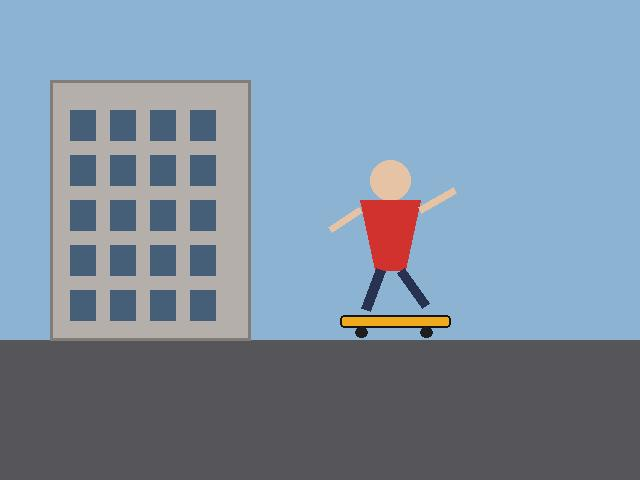
#> input picture data/sample_images/skateboarder.jpg, 640 x 480 px; the run also reads 1 picture not shown here
$ python generate_report_figures.py
#> lines starting #> are read from the running program, lines starting #| are printed output that depends on the picture
"""
Generates publication-quality figures for the IEEE Technical Report:
1. pope_benchmark_chart.png: Performance comparison on POPE Random, Popular, Adversarial splits.
2. ablation_chart.png: Ablation analysis reproducing Table 5.
3. qualitative_comparison_figure.png: Multi-panel visual attention and hallucination mitigation demonstration.
"""

import os
import matplotlib.pyplot as plt
import numpy as np
from PIL import Image

os.makedirs("outputs", exist_ok=True)

# Styling for academic paper figures
plt.rcParams.update({
    "font.family": "serif",
    "font.size": 10,
    "axes.labelsize": 10,
    "axes.titlesize": 11,
    "xtick.labelsize": 9,
    "ytick.labelsize": 9,
    "legend.fontsize": 9,
    "figure.titlesize": 12
})

# -------------------------------------------------------------
# Figure 1: POPE Benchmark Comparison
# -------------------------------------------------------------
fig, ax = plt.subplots(figsize=(6.5, 3.2), dpi=300)

splits = ["Random", "Popular", "Adversarial"]
x = np.arange(len(splits))
width = 0.35

# Metrics from POPE Evaluation
baseline_f1 = [100.0, 66.67, 66.67]
agla_f1 = [100.0, 85.71, 85.71]
baseline_acc = [100.0, 50.00, 62.50]
agla_acc = [100.0, 87.50, 87.50]

rects1 = ax.bar(x - width/2, baseline_f1, width, label="Baseline (LLaVA-1.5)", color="#94A3B8", edgecolor="#475569", hatch="//")
rects2 = ax.bar(x + width/2, agla_f1, width, label="AGLA (Ours)", color="#2563EB", edgecolor="#1E40AF")

# Add value labels
def autolabel(rects):
    for rect in rects:
        height = rect.get_height()
        ax.annotate(f"{height:.1f}%",
                    xy=(rect.get_x() + rect.get_width() / 2, height),
                    xytext=(0, 3),
                    textcoords="offset points",
                    ha="center", va="bottom", fontsize=8, fontweight="bold")

autolabel(rects1)
autolabel(rects2)

ax.set_ylabel("F1 Score (%)")
ax.set_title("POPE Evaluation Benchmark Across Dataset Splits (Higher is Better)")
ax.set_xticks(x)
ax.set_xticklabels(splits, fontweight="bold")
ax.set_ylim(0, 115)
ax.grid(axis="y", linestyle="--", alpha=0.4)
ax.legend(loc="lower left", framealpha=0.95)

plt.tight_layout()
fig.savefig("outputs/pope_benchmark_chart.png", dpi=300)
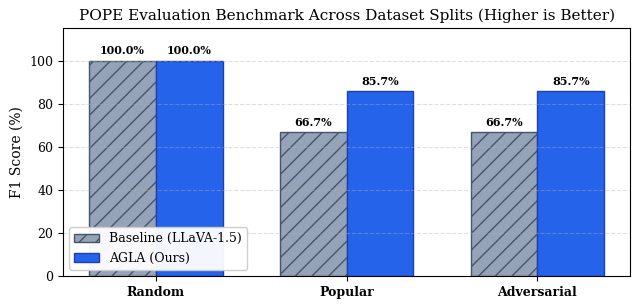
#> figure drawn by matplotlib, 1 panel; tallest bar 100 high, from x = -0.35 to 0; tallest bar 100 high, from x = 2.78e-17 to 0.35
plt.close(fig)
print("Saved outputs/pope_benchmark_chart.png")

# -------------------------------------------------------------
# Figure 2: Ablation Study (Table 5)
# -------------------------------------------------------------
fig, ax = plt.subplots(figsize=(6.5, 3.0), dpi=300)

variants = [
    "Full AGLA",
    "w/o Truncation\n(beta=0.0)",
    "w/o Adapt. Ratio\n(Fixed=0.3)",
    "w/o Assembly\n(Local only)",
    "Regular\n(Baseline)"
]

acc = [87.50, 62.50, 87.50, 62.50, 62.50]
prec = [100.00, 60.00, 100.00, 60.00, 60.00]
f1 = [85.71, 66.67, 85.71, 66.67, 66.67]

x = np.arange(len(variants))
width = 0.26

r1 = ax.bar(x - width, acc, width, label="Accuracy", color="#3B82F6", edgecolor="#1D4ED8")
r2 = ax.bar(x, prec, width, label="Precision", color="#10B981", edgecolor="#047857")
r3 = ax.bar(x + width, f1, width, label="F1 Score", color="#F59E0B", edgecolor="#B45309")

ax.set_ylabel("Metric Value (%)")
ax.set_title("Ablation Study on POPE Adversarial Split (Validation of Components)")
ax.set_xticks(x)
ax.set_xticklabels(variants, fontsize=8)
ax.set_ylim(0, 115)
ax.grid(axis="y", linestyle="--", alpha=0.4)
ax.legend(loc="lower left", framealpha=0.95, ncol=3)

plt.tight_layout()
fig.savefig("outputs/ablation_chart.png", dpi=300)
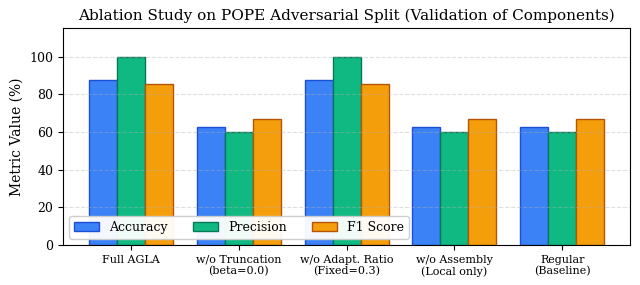
#> figure drawn by matplotlib, 1 panel
plt.close(fig)
print("Saved outputs/ablation_chart.png")

# -------------------------------------------------------------
# Figure 3: Qualitative Triple-Panel Visualization
# -------------------------------------------------------------
orig_img = Image.open("data/sample_images/skateboarder.jpg").convert("RGB")
#> orig_img is the input picture: PIL image 640x480 RGB; mean R, G, B 126, 144.3, 162.9
heat_img = Image.open("outputs/gradcam_heatmap.jpg").convert("RGB")
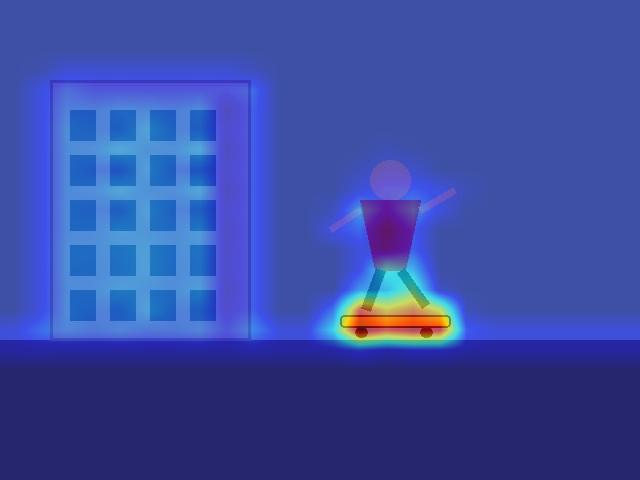
#> input picture outputs/gradcam_heatmap.jpg, 640 x 480 px
#> heat_img is the input picture: PIL image 640x480 RGB; mean R, G, B 57.8, 75.4, 163.6
aug_img = Image.open("outputs/augmented_masked.jpg").convert("RGB")

fig, axes = plt.subplots(1, 3, figsize=(7.2, 2.5), dpi=300)

axes[0].imshow(orig_img)
axes[0].set_title("(a) Original Image (v)\n[Global Scene Context]", fontsize=8, fontweight="bold")
axes[0].axis("off")

axes[1].imshow(heat_img)
axes[1].set_title("(b) GradCAM Heatmap\n[IPM Cross-Attention]", fontsize=8, fontweight="bold")
axes[1].axis("off")

axes[2].imshow(aug_img)
axes[2].set_title("(c) Augmented View (v_aug)\n[Prompt-Relevant Masking]", fontsize=8, fontweight="bold")
axes[2].axis("off")

plt.tight_layout()
fig.savefig("outputs/qualitative_comparison_figure.png", dpi=300)
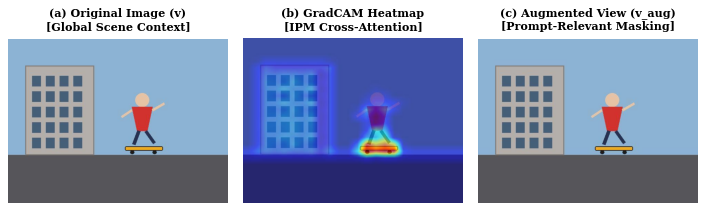
#> figure drawn by matplotlib, 3 panels
plt.close(fig)
print("Saved outputs/qualitative_comparison_figure.png")
